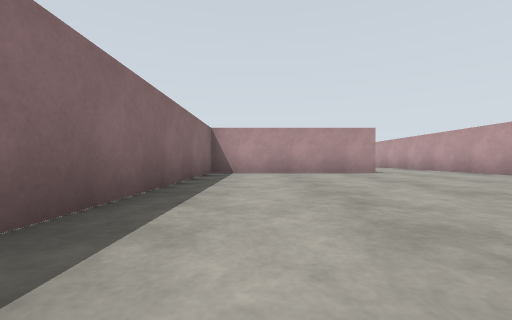
view 1 (above)

23 first-person views from a walk through a Gazebo world. The camera is 0.72 m above the floor, looks level and sees 90° across. The floor is counted in squares, 2 m on a side. Each view is taken from the middle of a square. On the plan, view 1 faces up. The plan holds only what a view shows up to about 9 squares ahead; the rest is blank.

view 2
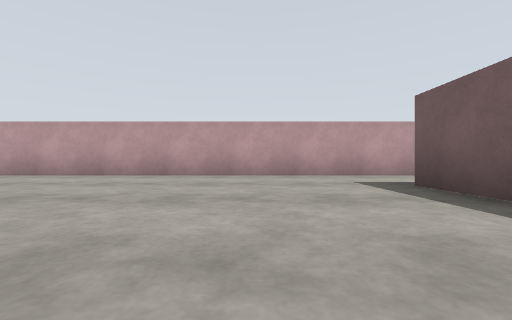

view 3
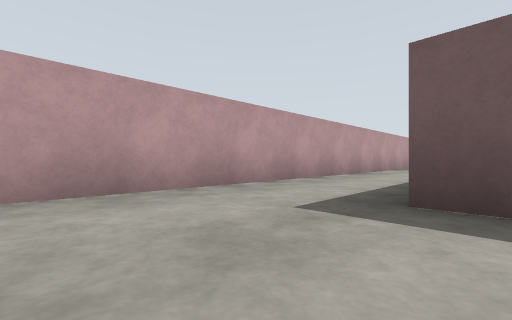

view 4
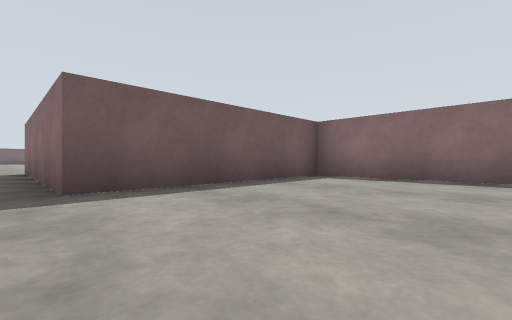

view 5
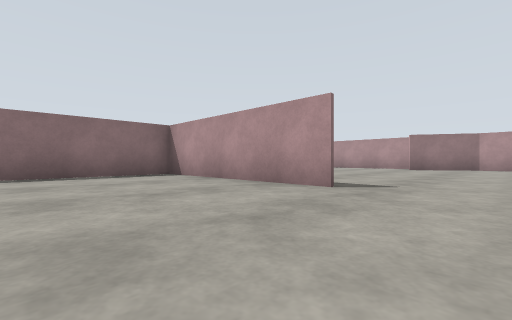

view 6
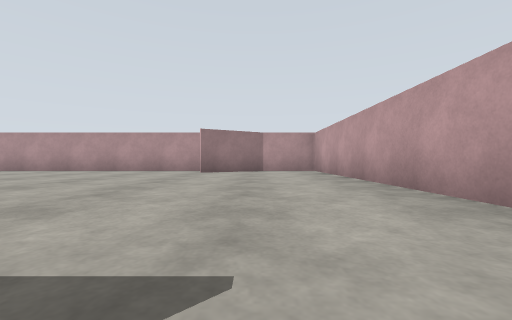

view 7
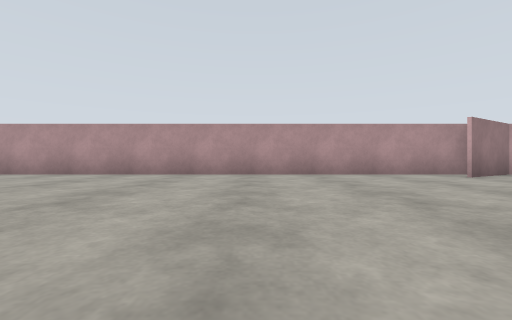

view 8
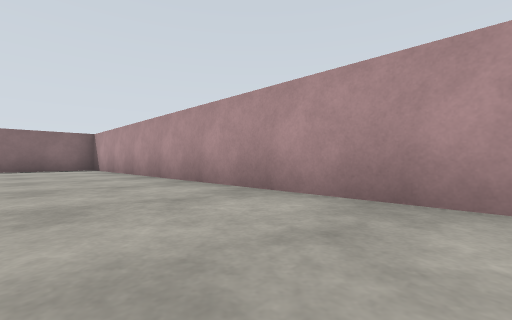

view 9
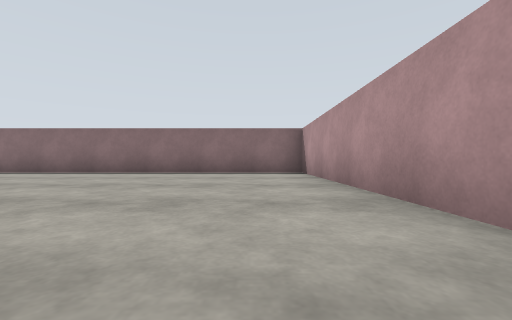

view 10
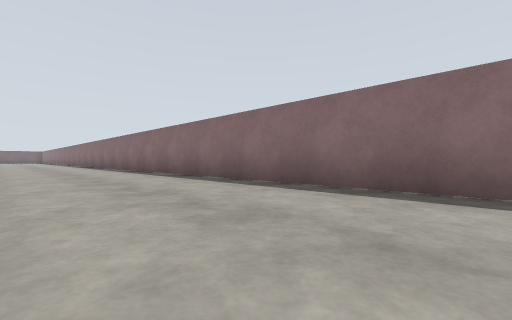

view 11
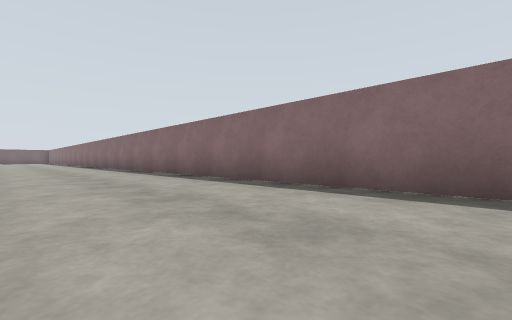

view 12
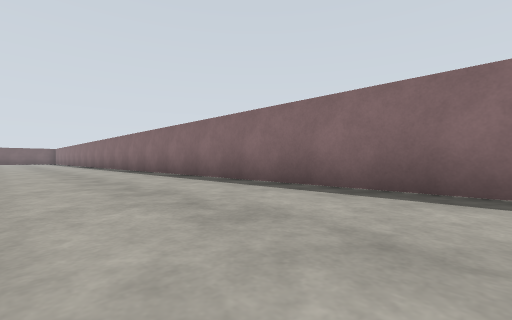

view 13
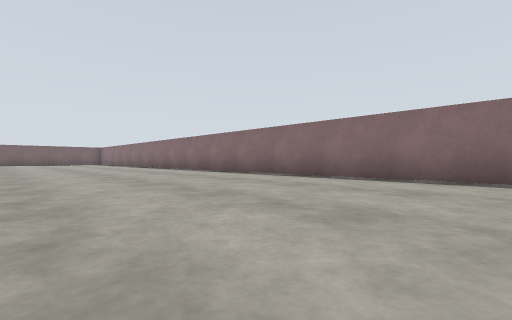

view 14
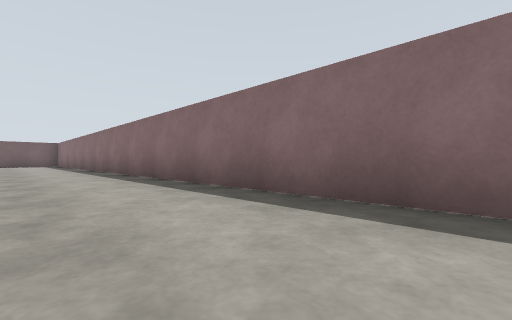

view 15
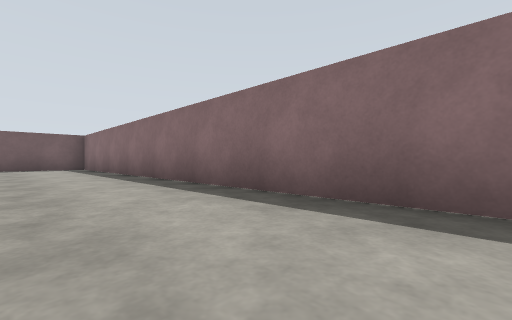

view 16
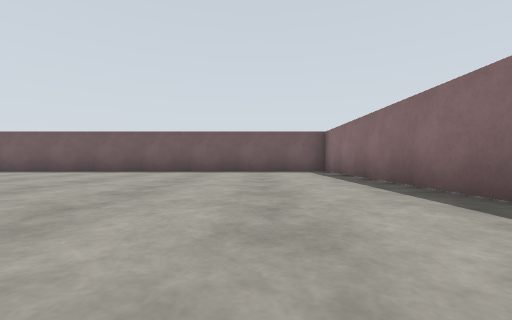

view 17
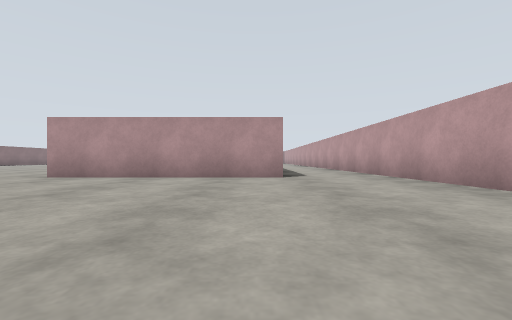

view 18
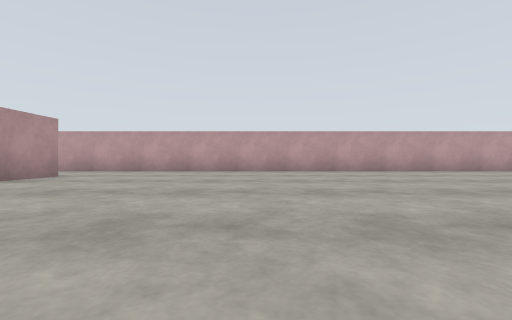

view 19
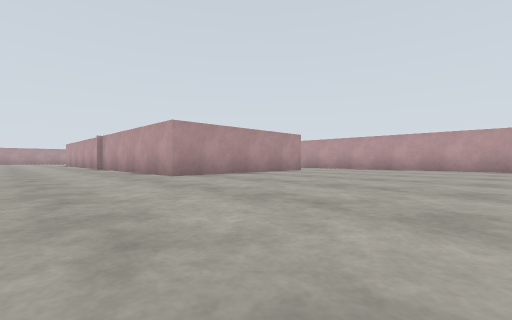

view 20
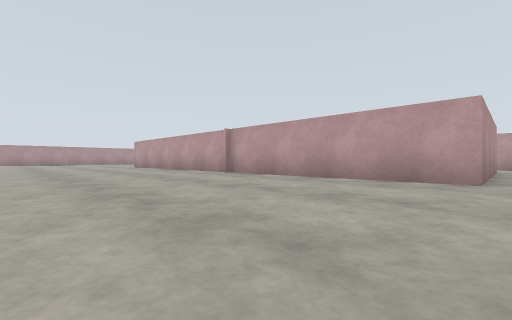

view 21
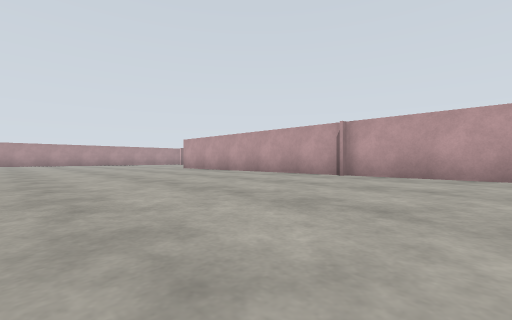

view 22
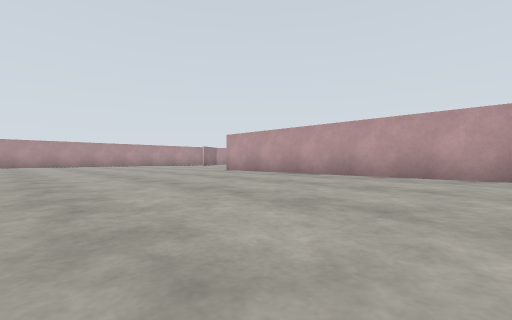

view 23
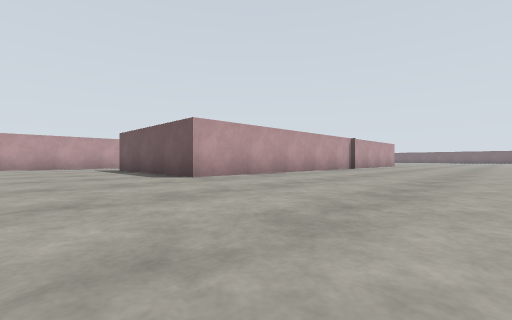

### Floor plan
Points are (right, up) in squares from view 1. A wall is a line through its corners. A room is listed if a view was taken in it or the views show most of it. See-through windows are left out.
Room 1 (views 1, 2, 3, 4, 5, 6)
walls: (3.4, 7.1) (-1.2, 7.1) (-1.2, -0.2) (3.6, -0.2) (3.6, -5.7); (5.9, -6.6) (5.9, 7.6)
ways out: opening at (4.5, -5.5) to room 2; opening at (4.5, 7) to room 2
Room 2 (views 7, 8, 9, 10, 11, 12, 13, 14, 15, 16, 17, 18, 19, 20, 21, 22, 23)
walls: (-1.3, -0.1) (-1.3, 7.2) (3.2, 7.2); (3.6, -5.7) (-1.3, -5.7) (-1.3, -0.2); (5.9, 7.6) (5.9, 15.3) (4.2, 15.3) (2.4, 14.3); (5.9, -18) (5.9, -6.6); (3.3, 15.3) (-13.2, 15.3) (-13.2, -25) (-2.9, -25)
ways out: opening at (4.5, -5.5) to room 1; opening at (4.5, 7) to room 1

Positions as (right, up) in squares from view 1, and headings:
1: (0, 0), facing up
2: (0, 2), facing right
3: (3, 2), facing down-right
4: (4, 3), facing down-left
5: (5, 4), facing up-left
6: (4, 7), facing up
7: (-2, 9), facing up
8: (-3, 13), facing up-left
9: (-6, 14), facing left
10: (-10, 10), facing down-left
11: (-10, 5), facing down-left
12: (-10, 1), facing down-left
13: (-8, -4), facing down-left
14: (-11, -8), facing down-left
15: (-11, -14), facing down-left
16: (-11, -17), facing down
17: (3, -11), facing up
18: (-2, -10), facing right
19: (-4, -11), facing up-right
20: (-6, -6), facing up-right
21: (-7, -3), facing up-right
22: (-7, 0), facing up-right
23: (-6, 10), facing down-right
